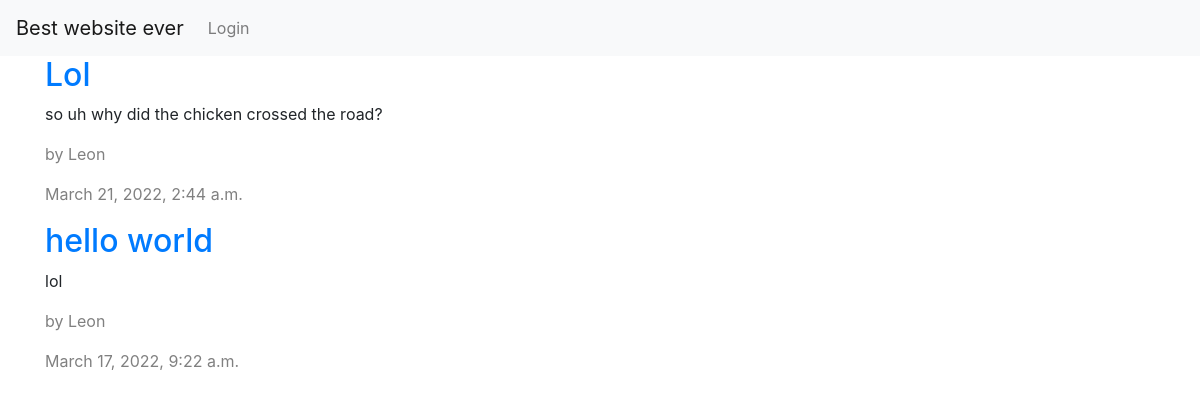
The app's page /, older data.
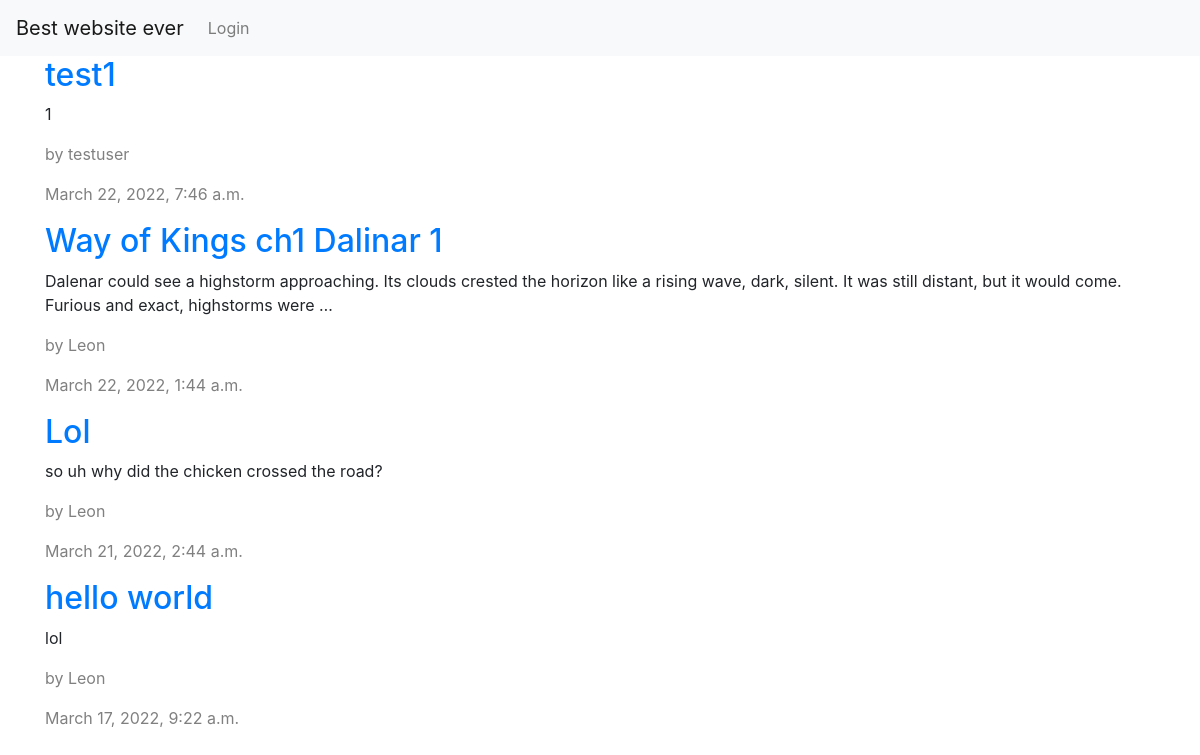
The same page, newer data.
### blog/models.py (models this page shows, shortened)
class Post(models.Model):
    STATUS_CHOICES = (
        ('draft', 'Draft'),
        ('published', 'Published'),
    )
    title = models.CharField(max_length=250)
    slug = models.SlugField(max_length=250,
                            unique_for_date='publish')
    author = models.ForeignKey(User,
                               on_delete=models.CASCADE,
                               related_name='blog_posts')
    body = models.TextField()
    publish = models.DateTimeField(default=timezone.now)
    created = models.DateTimeField(auto_now_add=True)
    updated = models.DateTimeField(auto_now=True)
    status = models.CharField(max_length=10,
                              choices=STATUS_CHOICES,
                              default='draft')
    objects = models.Manager()
    published = PublishedManager()
    class Meta:
        ordering = ('-publish',)

### blog/views.py (the view)
# urls.py: path('', views.post_list, name='home'),
def post_list(request):
    posts = Post.published.all()
    return render(request,
	          'home.html',
	          {'posts': posts})

### blog/models.py (called while the page is built)
        def get_queryset(self):
            return super(PublishedManager,self).get_queryset().filter(status='published')

### blog/templates/home.html
{% extends 'base.html' %}
{% block content %}
  {% for post in posts %}
    <div class="post-entry">
      <h2><a href="{% url 'post_detail' post.slug %}">{{ post.title }}</a></h2>
      <p>{{ post.body|truncatewords:30 }}</p>
      <p style="color:#808080">by {{post.author}}</p>
      <p style="color:#808080"> {{post.created}}</p>
    </div>
  {% endfor %}
{% endblock content %}

### blog/templates/base.html (shortened to what this page needs)
{% load static %}
<html>
  <head>
    <link rel="stylesheet" href="https://stackpath.bootstrapcdn.com/bootstrap/4.5.0/css/bootstrap.min.css">
  </head>
  <body>
    <nav class="navbar navbar-expand-lg navbar-light bg-light">
      <a class="navbar-brand" href="{% url 'home' %}">Best website ever</a>
      <div class="collapse navbar-collapse" id="navbarText">
        <ul class="navbar-nav mr-auto">
          {% if user.is_authenticated %}
          <li class="nav-item">
            <a class="nav-link" href="#">Welcome, {{user.username}}</a>
          </li>
          <li class="nav-item">
            <a class="nav-link" href="{% url 'logout' %}">Logout</a>
          </li>
          <li class="nav-item">
            <a class="nav-link" href="{% url 'create' %}">Create post</a>
          </li>
          {% else %}
          <li class="nav-item">
            <a class="nav-link" href="{% url 'login' %}">Login</a>
          </li>
          {% endif %}
        </ul>
      </div>
    </nav>
    <div class="container">
      {% block content %}
      {% endblock content %}
    </div>
  </body>
</html>

Row changes from the older to the newer data that the page shows:
added Post: title "test1", body "1", author "testuser", created "March 22, 2022, 7:46 a.m."
added Post: title "Way of Kings ch1 Dalinar 1", body "Dalenar could see a highstorm approaching. Its clouds crested the horizon like a rising wave, dark, silent. It was still distant, but it would come. Furious and exact, highstorms were …", author "Leon", created "March 22, 2022, 1:44 a.m."
